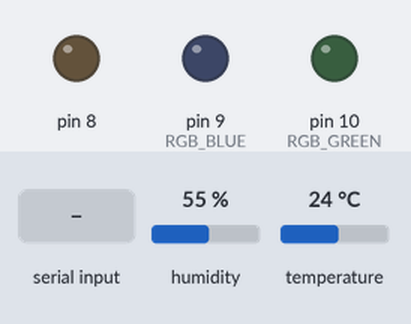
This sketch was run on a simulated Arduino Mega 2560, built with avr-gcc and run on an emulated ATmega2560. On the bench: output pins drawn as LEDs (lit = HIGH). The test bench sets the inputs (shaded band); at power-on: humidity 55 %, temperature 24 °C. What the sketch prints to the serial monitor is not drawn.

Above: at 1.2 s.
1.3 s: "RED_LED_ON\n" received over Serial
At 2.3 s:
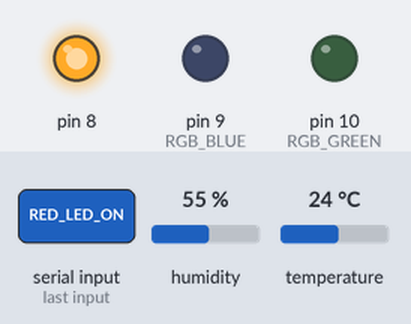
2.8 s: "BLUE_LED_ON\n" received over Serial
At 3.3 s:
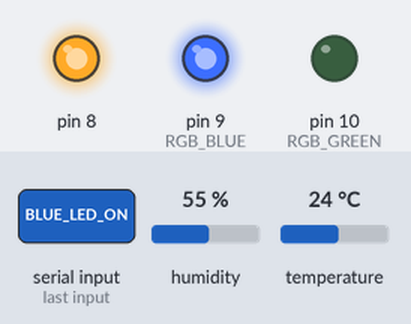
4.3 s: "RED_LED_OFF\n" received over Serial
At 5.5 s:
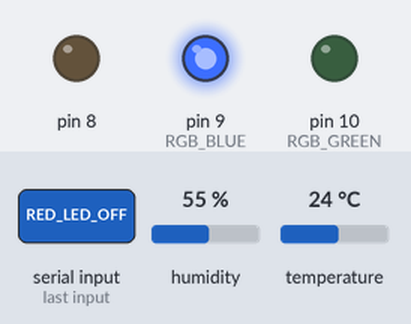
5.8 s: "GREEN_LED_ON\n" received over Serial
At 7.0 s:
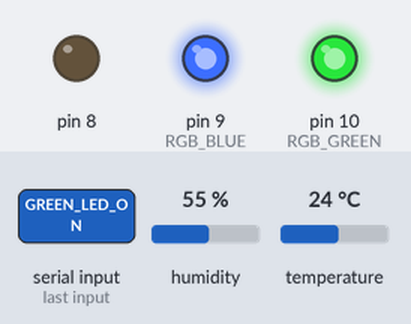
7.3 s: "BLUE_LED_OFF\n" received over Serial
At 8.1 s:
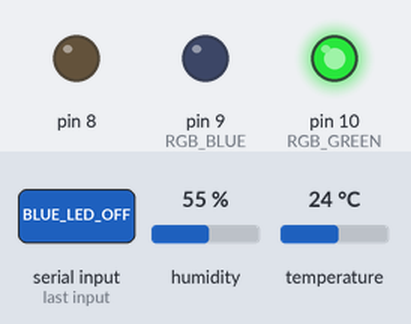
8.8 s: "GREEN_LED_OFF\n" received over Serial
At 9.2 s:
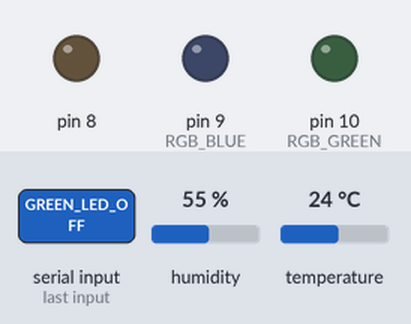
Timing chart, 0 to 11.3 s (numbered marks = the images above; inputs shaded):
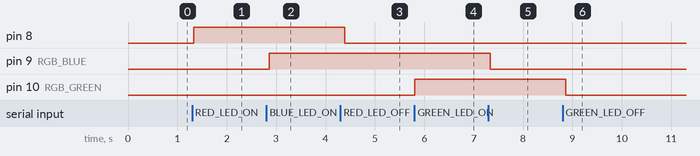

The sketch:

TCP-IP_Serial_JavaFX.ino
```cpp
#include "DHT.h"
enum CONTROL_PINS{
  TEMPER_HUMID = A0,
  RED_LED = 8U,
  BLUE_LED,
  GREEN_LED
};
// 매크로 정의로 핀 번호를 쉽게 참조
#define RGB_RED RED_LED
#define RGB_GREEN GREEN_LED
#define RGB_BLUE BLUE_LED

class DHT dht(TEMPER_HUMID, 11);
void setup() {
  // put your setup code here, to run once:
  dht.begin();
  Serial.begin(115200UL);
  Serial1.begin(9600UL);
  pinMode(TEMPER_HUMID, INPUT);
  pinMode(RED_LED, OUTPUT);
  pinMode(BLUE_LED, OUTPUT);
  pinMode(GREEN_LED, OUTPUT);
}

void loop() {
  // put your main code here, to run repeatedly:
  if(dht.read()){
    const float temperature {dht.readTemperature()};
    const float humidity {dht.readHumidity()};
    if(Serial.available()){
      String in_comming_String {Serial.readStringUntil('\n')};
      in_comming_String.trim();  // \r, \n 잘라낸다. 순수값만 받아낸다.
      if(in_comming_String.equals("RED_LED_ON")){
        digitalWrite(RED_LED, HIGH);
        digitalWrite(RGB_RED, HIGH);
      }else if(in_comming_String.equals("RED_LED_OFF")){
        digitalWrite(RED_LED, LOW);
        digitalWrite(RGB_RED, LOW);
      }else if(in_comming_String.equals("BLUE_LED_ON")){
        digitalWrite(BLUE_LED, HIGH);
        digitalWrite(RGB_BLUE, HIGH);
      }else if(in_comming_String.equals("BLUE_LED_OFF")){
        digitalWrite(BLUE_LED, LOW);
        digitalWrite(RGB_BLUE, LOW);
      }else if(in_comming_String.equals("GREEN_LED_ON")){
        digitalWrite(GREEN_LED, HIGH);
        digitalWrite(RGB_GREEN, HIGH);
      }else if(in_comming_String.equals("GREEN_LED_OFF")){
        digitalWrite(GREEN_LED, LOW);
        digitalWrite(RGB_GREEN, LOW);
      }else{}
    }
    const String sending_data {String(temperature) + ',' + String(humidity)};  //csv파일
    Serial.println(sending_data);
    delay(100UL);
  }
}
```

Measured:
- after the input at 1.3 s, pin 8: LOW → HIGH at once
- after the input at 2.8 s, pin 9 (RGB_BLUE): LOW → HIGH after 0.06 s
- after the input at 4.3 s, pin 8: HIGH → LOW after 0.09 s
- after the input at 5.8 s, pin 10 (RGB_GREEN): LOW → HIGH at once
- after the input at 7.3 s, pin 9 (RGB_BLUE): HIGH → LOW at once
- after the input at 8.8 s, pin 10 (RGB_GREEN): HIGH → LOW after 0.07 s
